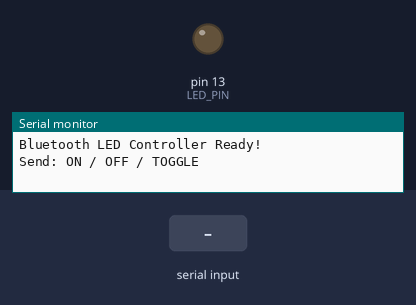
Recording of a sketch running on a simulated Arduino Uno, built with avr-gcc and run on an emulated ATmega328P. On the bench: output pins drawn as LEDs (lit = HIGH), the last lines printed to the serial monitor. The inputs (shaded band) are chosen by the test bench.

Above: at 1.2 s.
1.3 s: "ON\n" received over the second serial link
At 1.6 s:
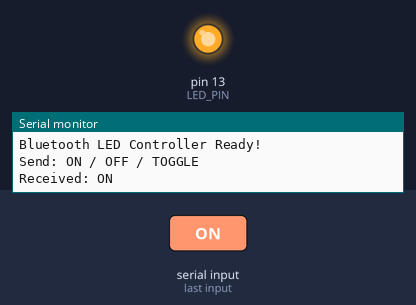
2.8 s: "OFF\n" received over the second serial link
At 4.0 s:
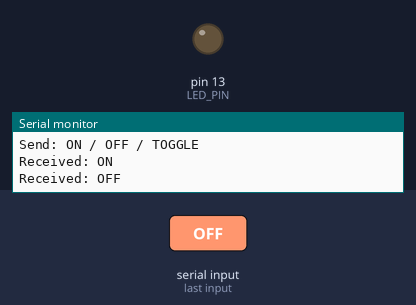
4.3 s: "TOGGLE\n" received over the second serial link
At 5.2 s:
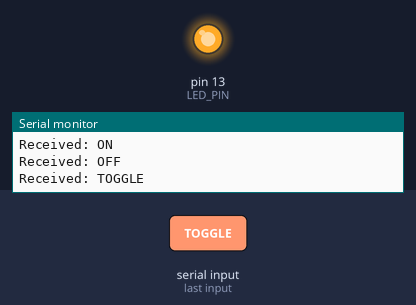
Timing chart, 0 to 7.3 s (numbered marks = the images above; inputs shaded):
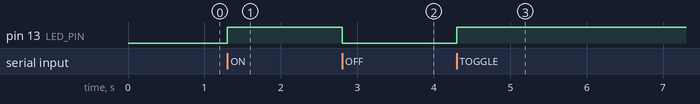

Measured:
- after the input at 1.3 s, pin 13 (LED_PIN): LOW → HIGH at once
- after the input at 2.8 s, pin 13 (LED_PIN): HIGH → LOW at once
- after the input at 4.3 s, pin 13 (LED_PIN): LOW → HIGH at once

The sketch:

Bluetooth_Example.ino
```cpp
#include <SoftwareSerial.h>

// Create a software serial connetion for Bluetooth
SoftwareSerial BT(2, 3); // RX = 2, TX = 3

#define LED_PIN 13

void setup() {
  pinMode(LED_PIN, OUTPUT);

  Serial.begin(9600); // USB to PC
  BT.begin(9600); // Bluetooth baud rate (default HC-05/HC-06)

  Serial.println("Bluetooth LED Controller Ready!");
  Serial.println("Send: ON / OFF / TOGGLE");
}

void loop() {
  // Check if data comes from Bluetooth
  if (BT.available()) {
    String command = BT.readStringUntil('\n');
    command.trim(); // remove extra spaces and \r

    Serial.print("Received: ");
    Serial.println(command);

    if (command == "ON") {
      digitalWrite(LED_PIN, HIGH);
      BT.println("LED is ON");
    }
    else if (command == "OFF") {
      digitalWrite(LED_PIN, LOW);
      BT.println("LED is OFF");
    }
    else if (command == "TOGGLE") {
      digitalWrite(LED_PIN, !digitalRead(LED_PIN));
      BT.println("LED toggled");
    }
    else {
      BT.println("Unknown command");
    }
  }
}
```
